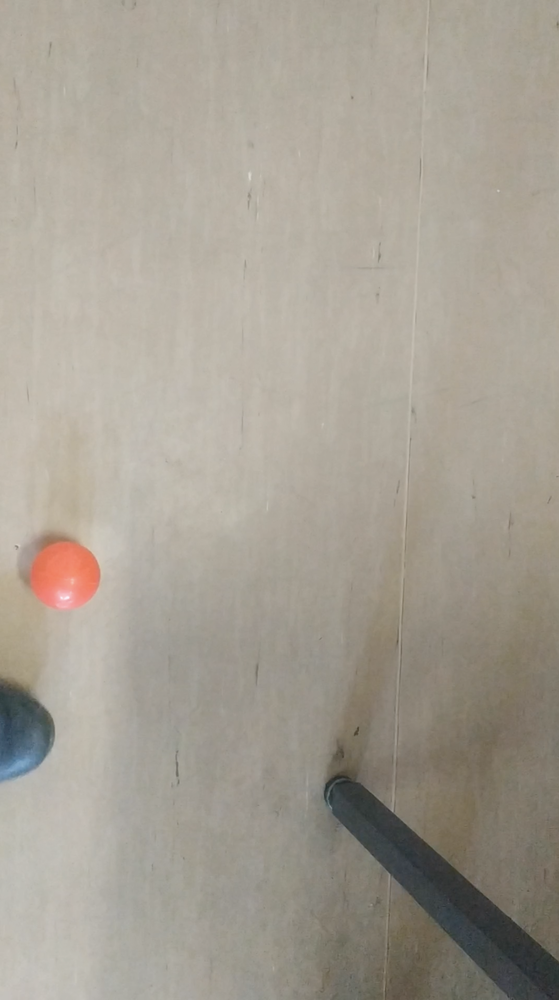
#> input picture WMA1/pliki/ball3.png, 559 x 1000 px, shrunk from 1174 x 2100 before the run
$ python PhotoBallTracking.py
#> lines starting #> are read from the running program, lines starting #| are printed output that depends on the picture; after the words box and inside, x2 and y2 are one past the last pixel; in counts of white or black regions, pixels touching at a corner belong together
#> further down, image is the input picture: shape (1000, 559, 3); mean B, G, R 147.5, 158.9, 165.3
#> `hsv_image = cv2.cvtColor(image, cv2.COLOR_BGR2HSV)`: hsv_image: shape (1000, 559, 3); mean H, S, V 22.1, 29.1, 165.7
import cv2
import numpy as np

def change_kernel_size(value):
    global kernel_size, kernel
    kernel_size = value
    kernel = np.ones((kernel_size, kernel_size), np.uint8)
    process_image(params)

kernel_size = 101

# Funkcja przetwarzająca obraz dla różnych parametrów
def process_image(params):
    global hsv_image, mask, image

    # Zaktualizuj parametry
    lower_color = np.array([params['LowH'], params['LowS'], params['LowV']])
    upper_color = np.array([params['UpH'], params['UpS'], params['UpV']])

    # Utwórz maskę koloru piłki
    mask = cv2.inRange(hsv_image, lower_color, upper_color)
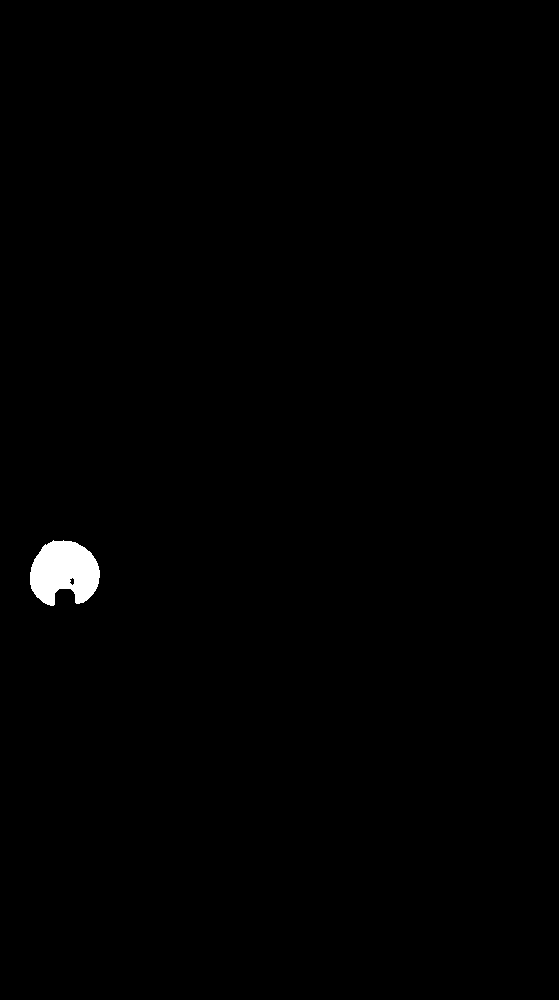
#> mask: shape (1000, 559); 0.6% white; 1 white region, box (x1, y1, x2, y2) and area: (30, 540, 100, 606) 3342

    # Poprawa jakości obrazu przez zastosowanie operacji morfologicznych
    kernel = np.ones((kernel_size, kernel_size), np.uint8)
    mask = cv2.morphologyEx(mask, cv2.MORPH_CLOSE, kernel)
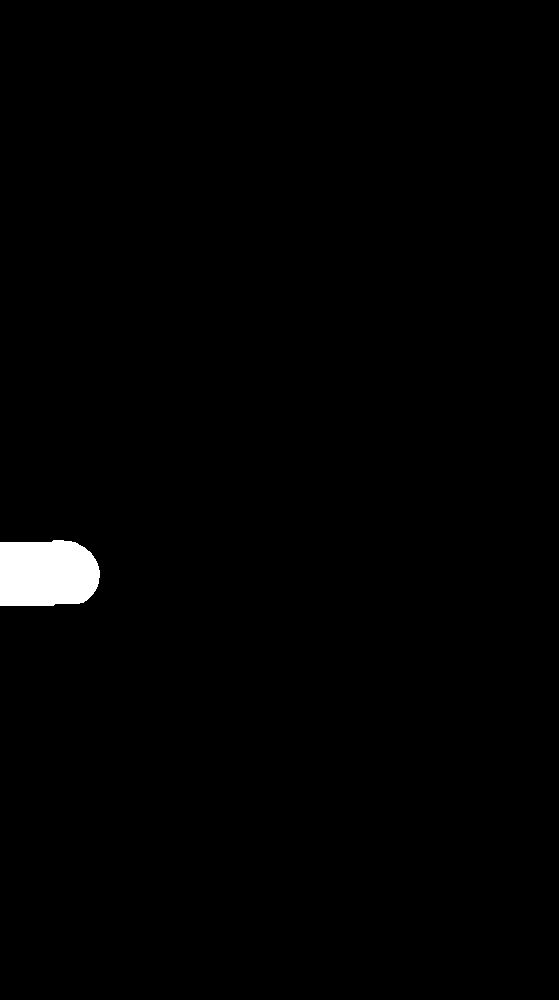
#> mask: shape (1000, 559); 1.1% white; 1 white region

    # Znajdź kontury obiektów na obrazie
    contours, _ = cv2.findContours(mask, cv2.RETR_EXTERNAL, cv2.CHAIN_APPROX_SIMPLE)
#> contours = 1 contour; box (x1, y1, x2, y2) and area: (0, 540, 100, 606) 5792

    # Nanieś znaczniki na obrazie
    image_with_dots = image.copy()
    for contour in contours:
        M = cv2.moments(contour)
        if M["m00"] != 0:
            cx = int(M["m10"] / M["m00"])
            cy = int(M["m01"] / M["m00"])
            cv2.circle(image_with_dots, (cx, cy), 5, (255, 255, 255), -1)
#> this loop made 1 pass
#> (cx, cy) on pass 1: (46, 573)
#> image_with_dots: shape (1000, 559, 3); 0.01% of pixels changed, all inside (x1, y1, x2, y2) = (41, 568, 52, 579)

    # Wyświetl przetworzony obraz
    cv2.imshow('image', cv2.hconcat([image_with_dots, cv2.cvtColor(mask, cv2.COLOR_GRAY2BGR)]))
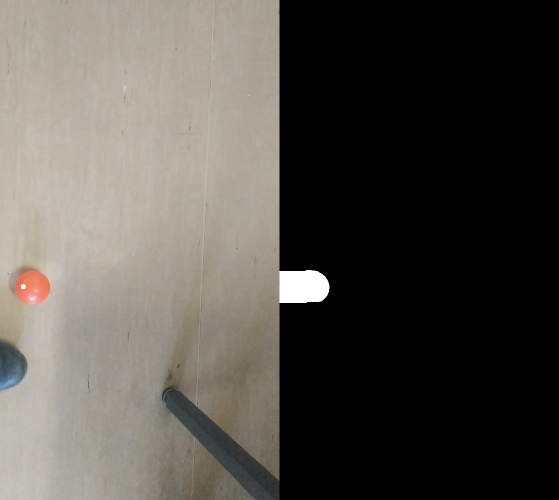
#> window 'image': shape (1000, 1118, 3) (shown at 1/2 size); mean B, G, R 75.1, 80.8, 84


# Funkcja zmieniająca wartość parametru LowH
def change_LowH(value):
    params['LowH'] = value
    process_image(params)


# Funkcja zmieniająca wartość parametru LowS
def change_LowS(value):
    params['LowS'] = value
    process_image(params)


# Funkcja zmieniająca wartość parametru LowV
def change_LowV(value):
    params['LowV'] = value
    process_image(params)


# Funkcja zmieniająca wartość parametru UpH
def change_UpH(value):
    params['UpH'] = value
    process_image(params)


# Funkcja zmieniająca wartość parametru UpS
def change_UpS(value):
    params['UpS'] = value
    process_image(params)


# Funkcja zmieniająca wartość parametru UpV
def change_UpV(value):
    params['UpV'] = value
    process_image(params)


# Wczytaj obraz
image = cv2.imread('pliki/ball3.png')

# Konwersja obrazu do przestrzeni kolorów HSV
hsv_image = cv2.cvtColor(image, cv2.COLOR_BGR2HSV)

# Początkowe parametry
params = {
    'LowH': 0,
    'LowS': 100,
    'LowV': 150,
    'UpH': 10,
    'UpS': 255,
    'UpV': 255
}

# Przetwórz obraz z początkowymi parametrami
process_image(params)

# Ustawienie suwaków dla parametrów HSV
cv2.namedWindow('Center of the object')
cv2.createTrackbar('LowH', 'Center of the object', params['LowH'], 255, change_LowH)
cv2.createTrackbar('LowS', 'Center of the object', params['LowS'], 255, change_LowS)
cv2.createTrackbar('LowV', 'Center of the object', params['LowV'], 255, change_LowV)
cv2.createTrackbar('UpH', 'Center of the object', params['UpH'], 255, change_UpH)
cv2.createTrackbar('UpS', 'Center of the object', params['UpS'], 255, change_UpS)
cv2.createTrackbar('UpV', 'Center of the object', params['UpV'], 255, change_UpV)
cv2.createTrackbar('Kernel Size', 'Center of the object', kernel_size, 200, change_kernel_size)

# Pętla wyświetlająca obraz w nieskończoność
while True:
    key = cv2.waitKey(1)
#> (key Esc is pressed here)
    if key == 27:  # Esc - wyjście z pętli
        break

cv2.destroyAllWindows()

$ run again, with WMA1/pliki/ball2.png copied over WMA1/pliki/ball3.png
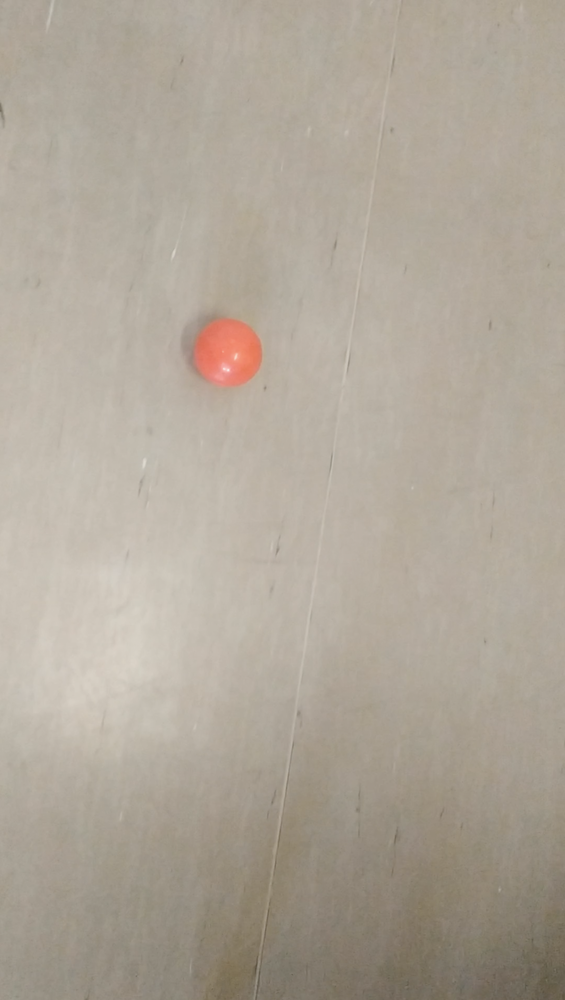
#> input picture WMA1/pliki/ball2.png, 565 x 1000 px, shrunk from 1184 x 2096 before the run
#> image is the input picture: shape (1000, 565, 3); mean B, G, R 153, 166.1, 175.1
#> hsv_image: shape (1000, 565, 3); mean H, S, V 18.1, 32.6, 175.1
#> in process_image, `mask = cv2.inRange(hsv_image, lower_color, upper_color)`:
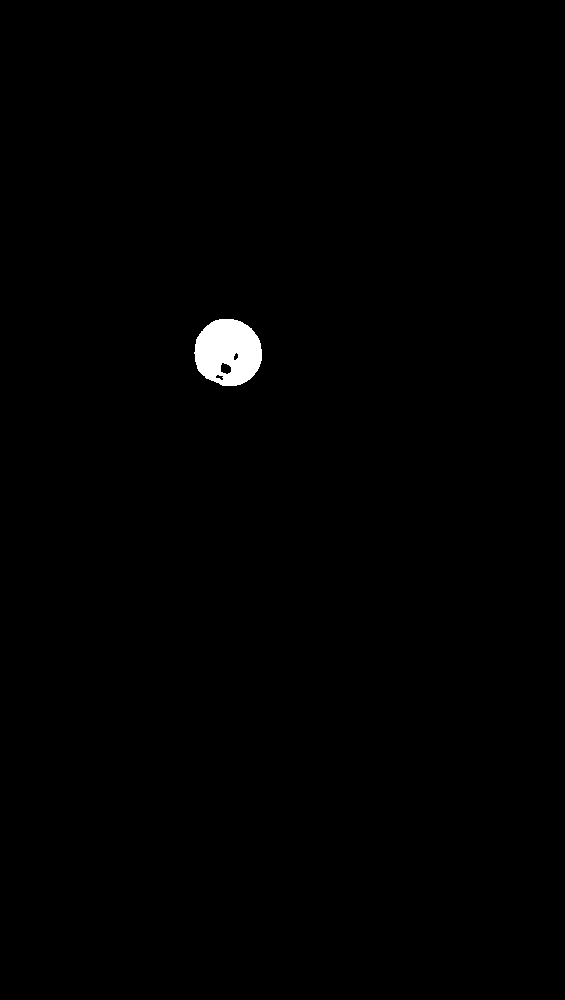
#> mask: shape (1000, 565); 0.62% white; 1 white region, box (x1, y1, x2, y2) and area: (194, 319, 262, 386) 3480
#> contours = 1 contour; box (x1, y1, x2, y2) and area: (194, 319, 262, 386) 3506
#> the loop in process_image, `for contour in contours:` made 1 pass
#> (cx, cy) on pass 1: (227, 352)
#> in process_image, `cv2.imshow('image', cv2.hconcat([image_with_dots, cv2.cvtColor(mask, c..`:
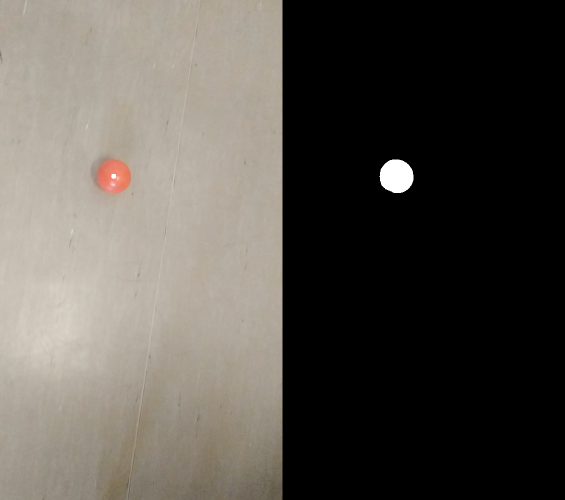
#> window 'image': shape (1000, 1130, 3) (shown at 1/2 size); mean B, G, R 77.3, 83.8, 88.4
